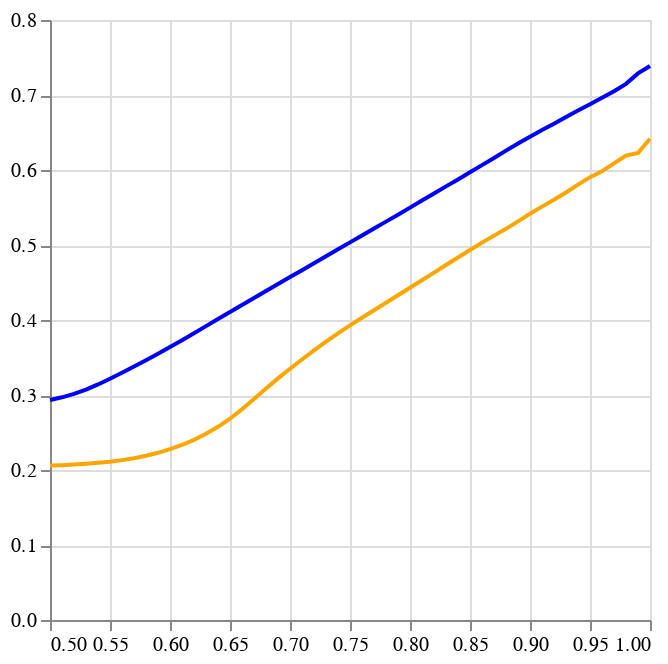

Here is the notebook cell this chart was saved with:
### Code cell
#variando lmt
graf1(1, 50, 50, 50, 90, s_respond)

### Figure 1 — Vega-Lite specification as saved in the notebook (floating-point values rounded to 4 significant figures)
{"data": {"values": [{"x": 0.5}, {"x": 0.51}, {"x": 0.52}, {"x": 0.53}, {"x": 0.54}, {"x": 0.55}, {"x": 0.56}, {"x": 0.57}, {"x": 0.58}, {"x": 0.59}, {"x": 0.6}, {"x": 0.61}, {"x": 0.62}, {"x": 0.63}, {"x": 0.64}, {"x": 0.65}, {"x": 0.66}, {"x": 0.67}, {"x": 0.68}, {"x": 0.69}, {"x": 0.7}, {"x": 0.71}, {"x": 0.72}, {"x": 0.73}, {"x": 0.74}, {"x": 0.75}, {"x": 0.76}, {"x": 0.77}, {"x": 0.78}, {"x": 0.79}, {"x": 0.8}, {"x": 0.81}, {"x": 0.82}, {"x": 0.83}, {"x": 0.84}, {"x": 0.85}, {"x": 0.86}, {"x": 0.87}, {"x": 0.88}, {"x": 0.89}, {"x": 0.9}, {"x": 0.91}, {"x": 0.92}, {"x": 0.93}, {"x": 0.94}, {"x": 0.95}, {"x": 0.96}, {"x": 0.97}, {"x": 0.98}, {"x": 0.99}, {"x": 1}]}, "encoding": {"x": {"field": "x", "title": null, "type": "quantitative"}}, "layer": [{"data": {"values": [{"x": 0.5, "y": 0.2933}, {"x": 0.51, "y": 0.2969}, {"x": 0.52, "y": 0.3015}, {"x": 0.53, "y": 0.3071}, {"x": 0.54, "y": 0.3141}, {"x": 0.55, "y": 0.3217}, {"x": 0.56, "y": 0.3297}, {"x": 0.57, "y": 0.338}, {"x": 0.58, "y": 0.3464}, {"x": 0.59, "y": 0.3551}, {"x": 0.6, "y": 0.364}, {"x": 0.61, "y": 0.3731}, {"x": 0.62, "y": 0.3824}, {"x": 0.63, "y": 0.3918}, {"x": 0.64, "y": 0.4013}, {"x": 0.65, "y": 0.4106}, {"x": 0.66, "y": 0.4199}, {"x": 0.67, "y": 0.4293}, {"x": 0.68, "y": 0.4386}, {"x": 0.69, "y": 0.4479}, {"x": 0.7, "y": 0.4572}, {"x": 0.71, "y": 0.4665}, {"x": 0.72, "y": 0.4757}, {"x": 0.73, "y": 0.4849}, {"x": 0.74, "y": 0.4942}, {"x": 0.75, "y": 0.5035}, {"x": 0.76, "y": 0.5127}, {"x": 0.77, "y": 0.522}, {"x": 0.78, "y": 0.5312}, {"x": 0.79, "y": 0.5404}, {"x": 0.8, "y": 0.5499}, {"x": 0.81, "y": 0.5592}, {"x": 0.82, "y": 0.5687}, {"x": 0.83, "y": 0.5781}, {"x": 0.84, "y": 0.5874}, {"x": 0.85, "y": 0.5969}, {"x": 0.86, "y": 0.6065}, {"x": 0.87, "y": 0.6161}, {"x": 0.88, "y": 0.6259}, {"x": 0.89, "y": 0.6355}, {"x": 0.9, "y": 0.6445}, {"x": 0.91, "y": 0.6535}, {"x": 0.92, "y": 0.6616}, {"x": 0.93, "y": 0.6706}, {"x": 0.94, "y": 0.6794}, {"x": 0.95, "y": 0.6877}, {"x": 0.96, "y": 0.6962}, {"x": 0.97, "y": 0.7049}, {"x": 0.98, "y": 0.7149}, {"x": 0.99, "y": 0.7288}, {"x": 1, "y": 0.7387}]}, "encoding": {"x": {"field": "x", "title": null, "type": "quantitative"}, "y": {"field": "y", "title": null, "type": "quantitative"}}, "mark": {"color": "blue", "type": "line"}}, {"data": {"values": [{"x": 0.5, "y": 0.2059}, {"x": 0.51, "y": 0.2065}, {"x": 0.52, "y": 0.2073}, {"x": 0.53, "y": 0.2083}, {"x": 0.54, "y": 0.2095}, {"x": 0.55, "y": 0.2111}, {"x": 0.56, "y": 0.2131}, {"x": 0.57, "y": 0.2157}, {"x": 0.58, "y": 0.2189}, {"x": 0.59, "y": 0.2229}, {"x": 0.6, "y": 0.2277}, {"x": 0.61, "y": 0.2334}, {"x": 0.62, "y": 0.2402}, {"x": 0.63, "y": 0.2482}, {"x": 0.64, "y": 0.2575}, {"x": 0.65, "y": 0.2683}, {"x": 0.66, "y": 0.281}, {"x": 0.67, "y": 0.2947}, {"x": 0.68, "y": 0.3086}, {"x": 0.69, "y": 0.3222}, {"x": 0.7, "y": 0.335}, {"x": 0.71, "y": 0.3474}, {"x": 0.72, "y": 0.3595}, {"x": 0.73, "y": 0.3711}, {"x": 0.74, "y": 0.3822}, {"x": 0.75, "y": 0.3928}, {"x": 0.76, "y": 0.403}, {"x": 0.77, "y": 0.4131}, {"x": 0.78, "y": 0.423}, {"x": 0.79, "y": 0.4329}, {"x": 0.8, "y": 0.4429}, {"x": 0.81, "y": 0.453}, {"x": 0.82, "y": 0.4631}, {"x": 0.83, "y": 0.4733}, {"x": 0.84, "y": 0.4834}, {"x": 0.85, "y": 0.4934}, {"x": 0.86, "y": 0.5032}, {"x": 0.87, "y": 0.5125}, {"x": 0.88, "y": 0.5216}, {"x": 0.89, "y": 0.5315}, {"x": 0.9, "y": 0.5417}, {"x": 0.91, "y": 0.5511}, {"x": 0.92, "y": 0.5603}, {"x": 0.93, "y": 0.57}, {"x": 0.94, "y": 0.5805}, {"x": 0.95, "y": 0.5905}, {"x": 0.96, "y": 0.5984}, {"x": 0.97, "y": 0.6089}, {"x": 0.98, "y": 0.6192}, {"x": 0.99, "y": 0.6226}, {"x": 1, "y": 0.6418}]}, "encoding": {"x": {"field": "x", "title": null, "type": "quantitative"}, "y": {"field": "y", "title": null, "type": "quantitative"}}, "mark": {"color": "orange", "type": "line"}}]}
